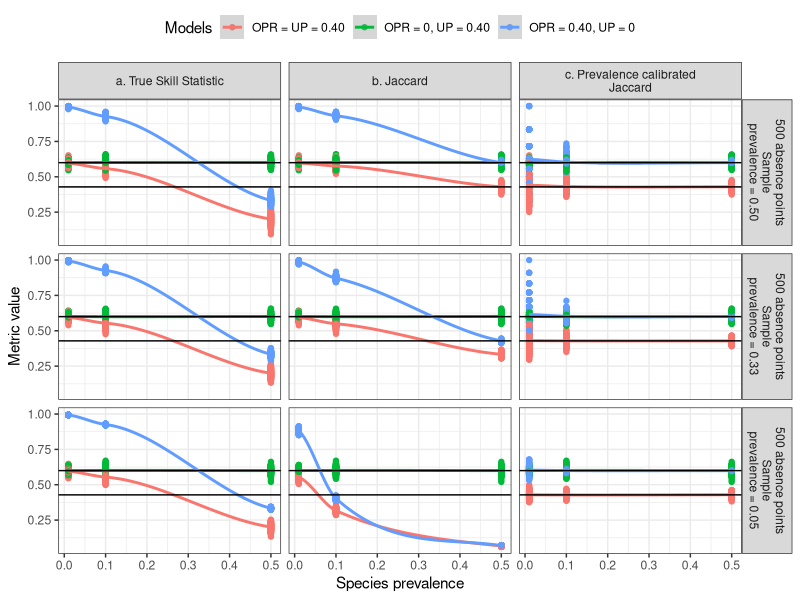
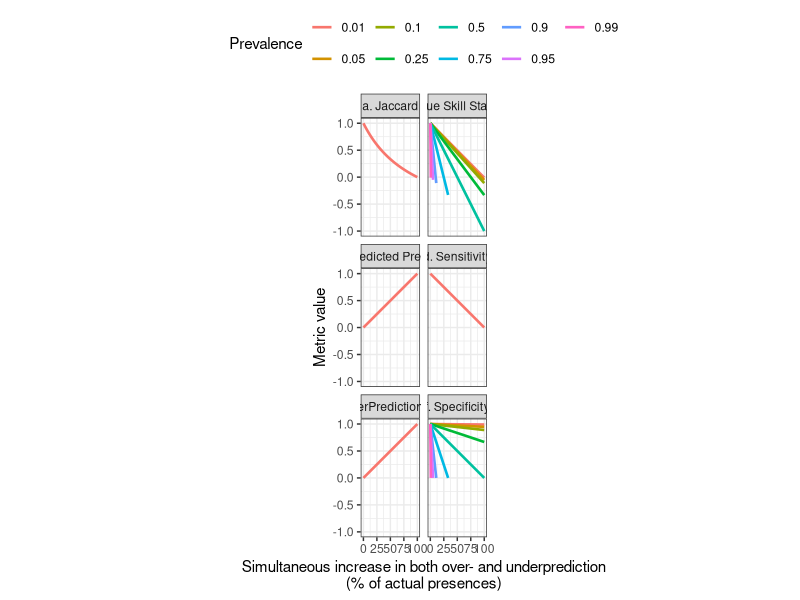
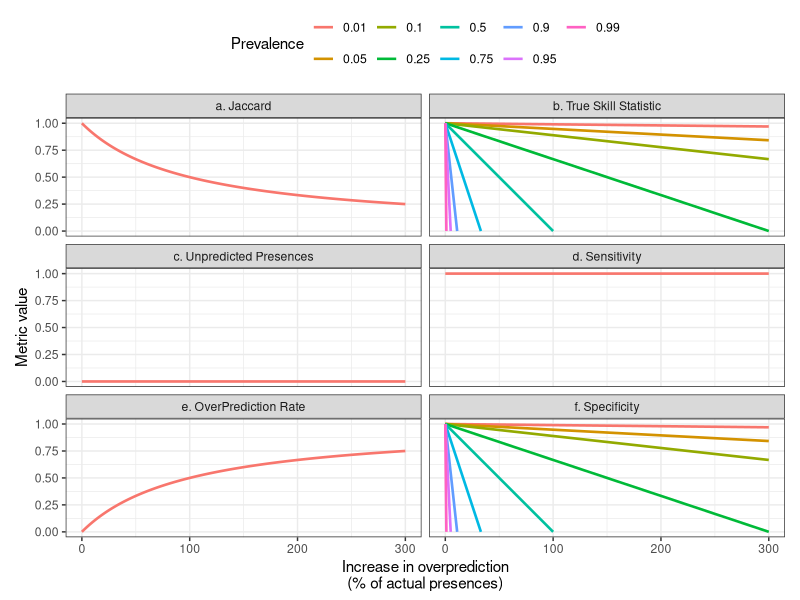
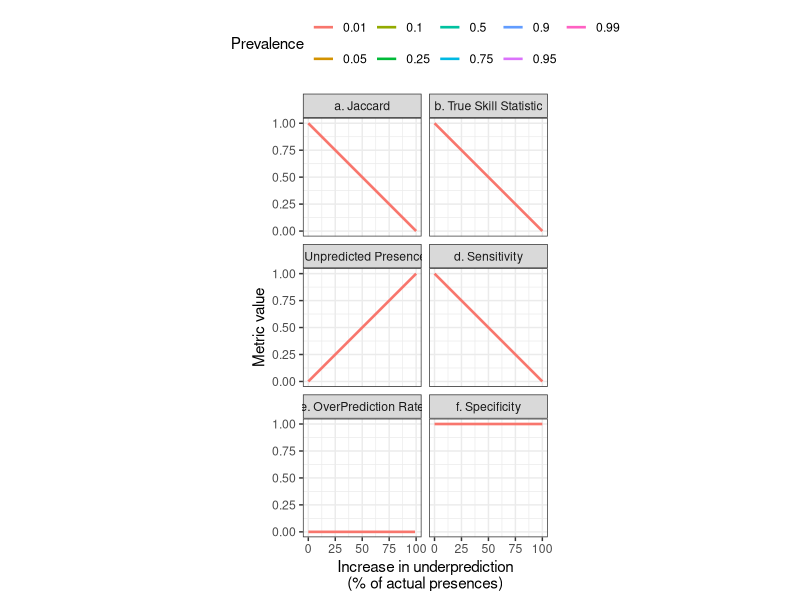
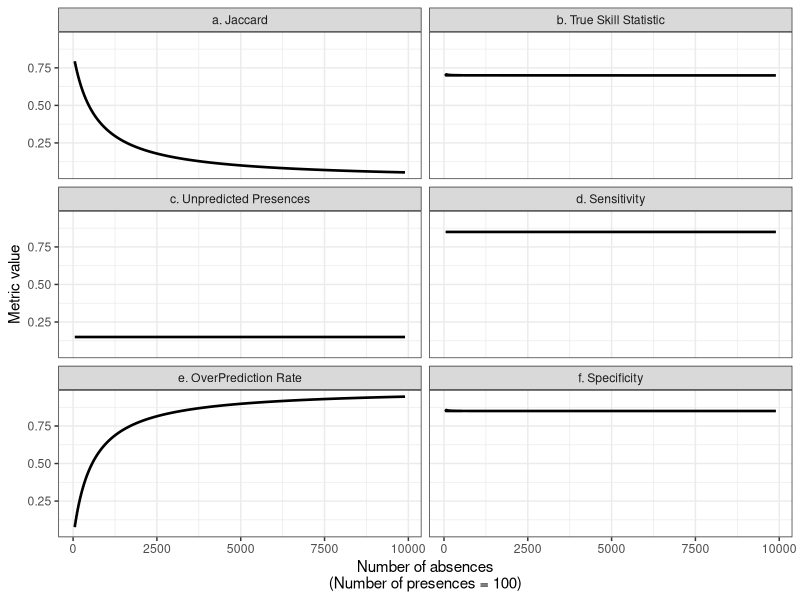

Generate these figures, in order, with R:
library(reshape2)
library(ggplot2)
metrics <- function(x, total)
{
  TP <- x[, "TP"]
  FP <- x[, "FP"]
  FN <- x[, "FN"]
  TN <- x[, "TN"]
  
  pred <- TP + FP
  obs <- TP + FN
  
  
  results <- data.frame(matrix(nc = 0, nr = nrow(x)))
  
  
  results$sample.presences <- TP + FN
  results$sample.absences <- FP + TN
  results$TP <- TP
  results$FP <- FP
  results$FN <- FN
  results$TN <- TN
  results$Jaccard <- TP / (TP + FN + FP)
  results$Sorensen = 2 * TP / (2 * TP + FN + FP)
  results$OPR  = FP / (TP + FP)
  results$UTP  = FN / (TP + FN)
  results$Sens = TP / (TP + FN)
  results$Spe  = TN / (TN + FP)
  results$TSS  = TP / (TP + FN) + TN / (TN + FP) - 1
  results$Kappa = (TP - pred * obs / total) / ((TP - pred * obs / total) + FP * (1/2) + FN * (1/2))
  results$prevalence = obs / total
  results$pred.prevalence = pred / total
  results$OPpc = FP / obs
  
  return(results)
  
}



# Simulation 1: all possible parameterisations
prevalence <- seq(0, 1, length = 100)
max.size <- 10000
step <- 100


results <- NULL
for (i in prevalence)
{
  obs.pres <- round(i * max.size)
  obs.abs <- max.size - obs.pres
  
  
  TP <- seq(0, obs.pres, by = step)
  FP <- seq(0, obs.abs, by = step)
  testing.matrix <- expand.grid(TP, FP)
  colnames(testing.matrix) <- c("TP", "FP")
  
  testing.matrix$FN <- obs.pres - testing.matrix$TP
  testing.matrix$TN <- obs.abs - testing.matrix$FP 
  
  results <- rbind(results,
                   metrics(testing.matrix, total = max.size))
}


ggr <- melt(results, id.vars = c("prevalence", "pred.prevalence", "TP", "FP", "FN", "TN"), 
            measure.vars = c("Jaccard", "Sorensen", "OPR", "UTP", "Sens", "Spe", "TSS", "Kappa"))
# 
# 
# ggplot(ggr, aes(x = prevalence, y = value)) + geom_point(alpha = 1/10, aes(col = TN)) +
#   facet_wrap(~variable) + stat_smooth()
# 
# 


# Simulation 2: 
# For varying prevalences,
# variations of under-prediction (0 to -100%) or overprediction (0 to +300%) and both.

prevalence <- seq(0, 1, length = 101)
max.size <- 10000


results <- NULL
results.overpred <- NULL
results.underpred <- NULL
for (i in prevalence)
{
  obs.pres <- round(i * max.size)
  obs.abs <- max.size - obs.pres
  
  # Underpred
  underpred <- data.frame(TP = seq(obs.pres, 0, length = 101),
                          FN = seq(0, obs.pres, length = 101),
                          FP = 0,
                          TN = obs.abs)
  
  # Overpred 
  overpred <- data.frame(TP = obs.pres,
                         FN = 0,
                         FP = seq(0, min(3 * obs.pres, obs.abs), length = 101),
                         TN = obs.abs - seq(0, min(3 * obs.pres, obs.abs), length = 101))
  
  # Under + Overpred
  TP <- seq(obs.pres, 0, length = 101)
  FP <- seq(0, min(3 * obs.pres, obs.abs), length = 101)
  
  testing.matrix <- expand.grid(TP, FP)
  colnames(testing.matrix) <- c("TP", "FP")
  
  testing.matrix$FN <- obs.pres - testing.matrix$TP
  testing.matrix$TN <- obs.abs - testing.matrix$FP 
  
  results.overpred <- rbind(results.overpred,
                            metrics(overpred, total = max.size))
  results.underpred <- rbind(results.underpred,
                             metrics(underpred, total = max.size)) 
  
  results <- rbind(results,
                   metrics(testing.matrix, total = max.size))
}


# Simulation 3: all possible parameterisations


a <- function(x) (100 - x * 100)/x


tns <- c(9900, 1900, 900, 300, 100, 33, 11, 5, 1)
all.res <- NULL
res <- data.frame(matrix(nr = 1, nc = 4, dimnames = list(1, c("TP", "FP", "FN", "TN"))))
for(TN in tns)
{
  res$TP <- 100
  res$FP <- 0
  res$FN <- 0
  res$TN <- TN
  all.res <- rbind(all.res, 
                   res)
  
  while(res$TP > 0)
  {
    if(res$TN > 0)
    {
      res$TP <- res$TP - 1
      res$FN <- res$FN + 1
      res$FP <- res$FP + 1
      res$TN <- res$TN - 1
      all.res <- rbind(all.res, 
                       res)
    } else
    {
      res$TP <- 0
    }
  }
}

results <- metrics(all.res, total = apply(all.res, 1, sum))
# results <- results[which(results$prevalence <= 0.5), ]

ggr <- melt(results, id.vars = c("prevalence", "pred.prevalence", "TP", "FP", "FN", "TN", "OPR", "UTP", "OPpc"), 
            measure.vars = c("Jaccard", "TSS", "UTP", "Sens", "OPR", "Spe"))

ggr$prevalence <- round(ggr$prevalence, 2)
ggr$prev <- as.factor(ggr$prevalence)
ggr$OPR <- ggr$OPR * 100
ggr$UTP <- ggr$UTP * 100


levels(ggr$variable) <- c("a. Jaccard", "b. True Skill Statistic", "c. Unpredicted Presences", 
                          "d. Sensitivity", "e. OverPrediction Rate", "f. Specificity")

# Modification pour masquer les couleurs sur les panneaux a c d et e
# Car il y a de l'overlap - à la demande du reviewer 3
ggr$value[which(ggr$variable %in% c("a. Jaccard", "c. Unpredicted Presences", 
                                    "d. Sensitivity", "e. OverPrediction Rate") &
                  ggr$prev != "0.01")] <- NA


tiff( './outputs/Figure 2.tiff', width = 450 * 4.2, height = 1000 * 4.2, res = 300)  
# png("./outputs/Figure 2.png", h = 800, w = 600)
ggplot(ggr, aes(x = OPR, y = value, col = prev)) + 
  geom_line(size = .9) + 
  facet_wrap(~ variable, nrow = 3) +
  xlab("Simultaneous increase in both over- and underprediction\n(% of actual presences)") + theme_bw() +
  guides(col=guide_legend(title = "Prevalence")) + ylab("Metric value") + 
  theme(legend.position = "top") +
  coord_fixed(ratio = 100)
dev.off()


# Simulation 4: overpred


tns <- c(9900, 1900, 900, 300, 100, 33, 11, 5, 1)
all.res <- NULL
res <- data.frame(matrix(nr = 1, nc = 4, dimnames = list(1, c("TP", "FP", "FN", "TN"))))
for(TN in tns)
{
  res$TP <- 100
  res$FP <- 0
  res$FN <- 0
  res$TN <- TN
  all.res <- rbind(all.res, 
                   res)
  
  while(res$TN > 0 & (res$TP + res$FP) < 4 * (res$FN + res$TP))
  {

    res$FP <- res$FP + 1
    res$TN <- res$TN - 1
    all.res <- rbind(all.res, 
                     res)
    
  }
}

results <- metrics(all.res, total = apply(all.res, 1, sum))
# results <- results[which(results$prevalence <= 0.5), ]

ggr <- melt(results, id.vars = c("prevalence", "pred.prevalence", "TP", "FP", "FN", "TN", "OPR", "UTP", "OPpc"), 
            measure.vars = c("Jaccard", "TSS", "UTP", "Sens", "OPR", "Spe"))

ggr$prevalence <- round(ggr$prevalence, 2)
ggr$prev <- as.factor(ggr$prevalence)
ggr$OPR <- ggr$OPR * 100
ggr$UTP <- ggr$UTP * 100
ggr$OPpc <- ggr$OPpc * 100

levels(ggr$variable) <- c("a. Jaccard", "b. True Skill Statistic", "c. Unpredicted Presences", 
                          "d. Sensitivity", "e. OverPrediction Rate", "f. Specificity")

# Modification pour masquer les couleurs sur les panneaux a c d et e
# Car il y a de l'overlap - à la demande du reviewer 3
ggr$value[which(ggr$variable %in% c("a. Jaccard", "c. Unpredicted Presences", 
                                  "d. Sensitivity", "e. OverPrediction Rate") &
                ggr$prev != "0.01")] <- NA


png("./outputs/Figure S2.2.png", h = 600, w = 1000)
ggplot(ggr, aes(x = OPpc, y = value, col = prev)) + 
  geom_line(size = .9) + 
  facet_wrap(~variable, nrow = 3) +
  xlab("Increase in overprediction\n(% of actual presences)") + theme_bw() +
  guides(col=guide_legend(title = "Prevalence")) + ylab("Metric value") + 
  theme(legend.position = "top") +
  coord_fixed(ratio = 100)
dev.off()

# Simulation 5: underpred


tns <- c(9900, 1900, 900, 300, 100, 33, 11, 5, 1)
all.res <- NULL
res <- data.frame(matrix(nr = 1, nc = 4, dimnames = list(1, c("TP", "FP", "FN", "TN"))))
for(TN in tns)
{
  res$TP <- 100
  res$FP <- 0
  res$FN <- 0
  res$TN <- TN
  all.res <- rbind(all.res, 
                   res)
  
  while(res$TP > 0)
  {
    
    res$TP <- res$TP - 1
    res$FN <- res$FN + 1
    all.res <- rbind(all.res, 
                     res)
    
  }
}

results <- metrics(all.res, total = apply(all.res, 1, sum))
# results <- results[which(results$prevalence <= 0.5), ]

ggr <- melt(results, id.vars = c("prevalence", "pred.prevalence", "TP", "FP", "FN", "TN", "OPR", "UTP", "OPpc"), 
            measure.vars = c("Jaccard", "TSS", "UTP", "Sens", "OPR", "Spe"))

ggr$prevalence <- round(ggr$prevalence, 2)
ggr$prev <- as.factor(ggr$prevalence)
ggr$OPR <- ggr$OPR * 100
ggr$UTP <- ggr$UTP * 100


levels(ggr$variable) <- c("a. Jaccard", "b. True Skill Statistic", "c. Unpredicted Presences", 
                          "d. Sensitivity", "e. OverPrediction Rate", "f. Specificity")

# Modification pour masquer les couleurs sur les panneaux a c d et e
# Car il y a de l'overlap - à la demande du reviewer 3
ggr$value[which(ggr$variable %in% c("a. Jaccard", "b. True Skill Statistic", "c. Unpredicted Presences", 
                                    "d. Sensitivity", "e. OverPrediction Rate", "f. Specificity") &
                  ggr$prev != "0.01")] <- NA

png("./outputs/Figure S2.1.png", h = 800, w = 600)
ggplot(ggr, aes(x = UTP, y = value, col = prev)) + 
  geom_line(size = .9) + 
  facet_wrap(~variable, nrow = 3) +
  xlab("Increase in underprediction\n(% of actual presences)") + theme_bw() +
  guides(col=guide_legend(title = "Prevalence")) + ylab("Metric value") + 
  theme(legend.position = "top") +
  coord_fixed(ratio = 100)
dev.off()


# Simulation 6 : presence are fixed, increases in absences
absences <- seq(50, 9900, 10)
all.res <- NULL
res <- data.frame(matrix(nr = 1, nc = 4, dimnames = list(1, c("TP", "FP", "FN", "TN"))))
for(nbA in absences)
{
  res$TP <- 85
  res$FN <- 15
  res$FP <- floor(0.15 * nbA)
  res$TN <- ceiling(0.85 * nbA)
  all.res <- rbind(all.res, 
                   res)
}

results <- metrics(all.res, total = apply(all.res, 1, sum))
# results <- results[which(results$prevalence <= 0.5), ]

ggr <- melt(results, id.vars = c("prevalence", "pred.prevalence", "TP", "FP", "FN", "TN", "OPR", 
                                 "UTP", "OPpc", "sample.presences", "sample.absences"), 
            measure.vars = c("Jaccard", "TSS", "UTP", "Sens", "OPR", "Spe"))

ggr$prevalence <- round(ggr$prevalence, 2)
ggr$prev <- as.factor(ggr$prevalence)
ggr$OPR <- ggr$OPR * 100
ggr$UTP <- ggr$UTP * 100


levels(ggr$variable) <- c("a. Jaccard", "b. True Skill Statistic", "c. Unpredicted Presences", 
                          "d. Sensitivity", "e. OverPrediction Rate", "f. Specificity")


png("./outputs/Figure S2.3.png", h = 800, w = 600)
ggplot(ggr, aes(x = sample.absences, y = value)) + 
  geom_line(size = .9) + 
  facet_wrap(~variable, nrow = 3) +
  xlab("Number of absences\n(Number of presences = 100)") + theme_bw() +
  guides(col=guide_legend(title = "Prevalence")) + ylab("Metric value") + 
  theme(legend.position = "top") #+
  # coord_fixed(ratio = 100)
dev.off()

# Simulation 7 : comparing metrics for a good and a bad model, with different sample sizes
presences <- rep(500, 3)
absences <- c(500, 1000, 10000)
true.prev <- c(.01, .10, .5)
area <- 100000
true.presences <- true.prev * area
true.absences <- area - (true.prev * area)
models <- list(M1 = list(TP = .60, 
                         OPR = .40,
                         UP = .40), # HAS TO BE 1 - TP
               M2 = list(TP = .60,
                         OPR = 0,
                         UP = .40),
               M3 = list(TP = 1,
                         OPR = .40,
                         UP = 0))

all.res <- NULL

sim <- 100

res <- data.frame(matrix(nr = 1, nc = 6, dimnames = list(1, c("model", "sp.prev", "TP", "FP", "FN", "TN"))))
for(i in 1:sim)
{
  for(nbP in presences)
  {
    for(nbA in absences)
    {
      for(md in 1:length(models))
      {
        for(sp.prev in 1:length(true.prev))
        {
          # pred.obs.pres : Predictions for the species distribution range only
          pred.obs.pres <- c(rep(1, models[[md]]$TP * true.presences[sp.prev]),
                             rep(0, true.presences[sp.prev] - models[[md]]$TP * true.presences[sp.prev]))
          # pred.obs.abs : Predictions for areas  where the species is absent 
          pred.obs.abs <- c(rep(1, models[[md]]$OPR * models[[md]]$TP * true.presences[sp.prev] / (1 - models[[md]]$OPR)),
                            rep(0, true.absences[sp.prev] - 
                                  models[[md]]$OPR * models[[md]]$TP * true.presences[sp.prev] / (1 - models[[md]]$OPR)))
          sample.pres <- sample(pred.obs.pres, nbP)
          sample.abs <- sample(pred.obs.abs, nbA)
          
          res$model <- md
          res$sp.prev <- true.prev[sp.prev]
          
          res$TP <- length(which(sample.pres == 1))
          res$FN <- length(which(sample.pres == 0))
          res$FP <- length(which(sample.abs == 1))
          res$TN <- length(which(sample.abs == 0))
          all.res <- rbind(all.res, 
                           res)
        }      
      }
    }
  }
}

results <- metrics(all.res, total = apply(all.res[, 3:6], 1, sum))
results$model <- all.res$model
results$sp.prev <- all.res$sp.prev
results$c.val <- results$sample.presences * (1 - results$sp.prev) / (results$sample.absences * results$sp.prev)
results$OPRp <- results$FP * results$c.val / (results$TP + results$FP * results$c.val)
results$Jacp <- results$TP / (results$TP + results$FN + results$FP * results$c.val)
# results <- results[which(results$prevalence <= 0.5), ]

# Number of FP in the sample for each prevalence
mean(results$OPRp[which(results$sample.absences == 500 & results$model == 1 & results$sp.prev == 0.01)])
mean(results$OPRp[which(results$sample.absences == 500 & results$model == 1 & results$sp.prev == 0.1)])
mean(results$OPRp[which(results$sample.absences == 500 & results$model == 1 & results$sp.prev == 0.5)])

ggr <- melt(results, id.vars = c("prevalence", "pred.prevalence", "TP", "FP", "FN", "TN", "OPR", 
                                 "UTP", "OPpc", "sample.presences", "sample.absences", "model", "sp.prev", "OPRp"), 
            measure.vars = c("TSS", "Jaccard", "Jacp"))

ggr$prevalence <- round(ggr$prevalence, 2)
ggr$prev <- as.factor(ggr$prevalence)
ggr$OPR <- ggr$OPR * 100
ggr$UTP <- ggr$UTP * 100

ggr$sample.size <- ggr$sample.absences + ggr$sample.presences
ggr$model <- as.factor(ggr$model)
ggr$sample.absences <- as.factor(ggr$sample.absences)
levels(ggr$model) <- c("OPR = UP = 0.40", "OPR = 0, UP = 0.40", "OPR = 0.40, UP = 0")
levels(ggr$sample.absences) <- c("500 absence points\nSample\nprevalence = 0.50", 
                                 "500 absence points\nSample\nprevalence = 0.33", 
                                 "500 absence points\nSample\nprevalence = 0.05")
levels(ggr$variable) <- c("a. True Skill Statistic", "b. Jaccard", "c. Prevalence calibrated\nJaccard")



# png("./outputs/Figure S2.3.png", h = 800, w = 600)
ggplot(ggr, aes(x = sp.prev, y = value, col = model)) + 
  geom_point() + 
  stat_smooth(se = T) +
  facet_grid(sample.absences~variable) +
  xlab("Species prevalence") +
  theme_bw() +
  guides(col=guide_legend(title = "Models")) + ylab("Metric value") + 
  theme(legend.position = "top") + 
  geom_hline(yintercept = c(6/14, 6/10))#+
# coord_fixed(ratio = 100)
# dev.off()
